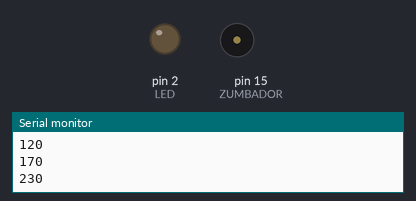
The sketch below on a simulated Arduino Uno, built with avr-gcc and run on an emulated ATmega328P. On the bench: output pins drawn as LEDs (lit = HIGH), buzzer (waves = sounding, pin HIGH), the last lines printed to the serial monitor.

Above: at 1.57 s.
At 39.5 s:
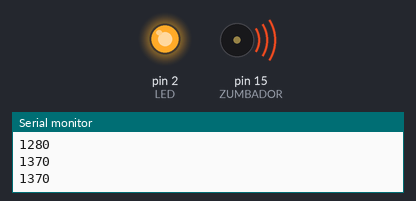
Timing chart, 0 to 40.0 s (numbered marks = the images above):
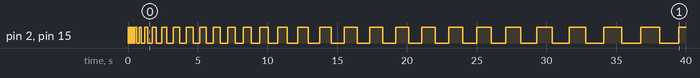

The sketch:

07_bucles_led.ino
```cpp
#define LED 2
#define ZUMBADOR 15

void setup() {
  // put your setup code here, to run once:
  Serial.begin(115200);
  pinMode(LED, OUTPUT);
  pinMode(ZUMBADOR,OUTPUT);
}

int duracion = 20;
void loop() {
  // put your main code here, to run repeatedly:

for(int veces = 0; veces < 10; veces ++){

  digitalWrite(LED,HIGH);
  digitalWrite(ZUMBADOR,HIGH);
  delay(duracion);
  duracion = duracion + veces * 10;
  digitalWrite(LED,LOW);
  digitalWrite(ZUMBADOR,LOW);
  delay(duracion);
  Serial.println(duracion); //Por si queremos saber cuando es el tiempo de la duracion con el zumbador
}

}
```
